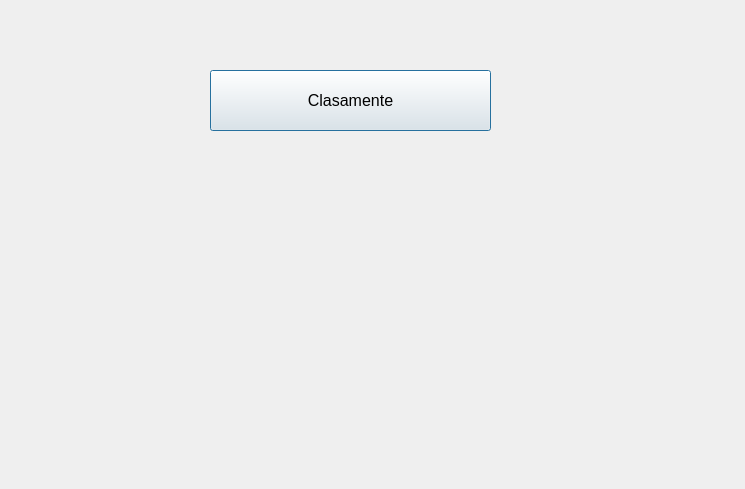
<?xml version="1.0" encoding="UTF-8"?>
<ui version="4.0">
 <class>simulare_window</class>
 <widget class="QDialog" name="simulare_window">
  <property name="geometry">
   <rect>
    <x>0</x>
    <y>0</y>
    <width>745</width>
    <height>489</height>
   </rect>
  </property>
  <property name="windowTitle">
   <string>Dialog</string>
  </property>
  <widget class="QPushButton" name="b_clasamente">
   <property name="geometry">
    <rect>
     <x>210</x>
     <y>70</y>
     <width>281</width>
     <height>61</height>
    </rect>
   </property>
   <property name="font">
    <font>
     <pointsize>12</pointsize>
    </font>
   </property>
   <property name="text">
    <string>Clasamente</string>
   </property>
  </widget>
 </widget>
 <resources/>
 <connections/>
</ui>
